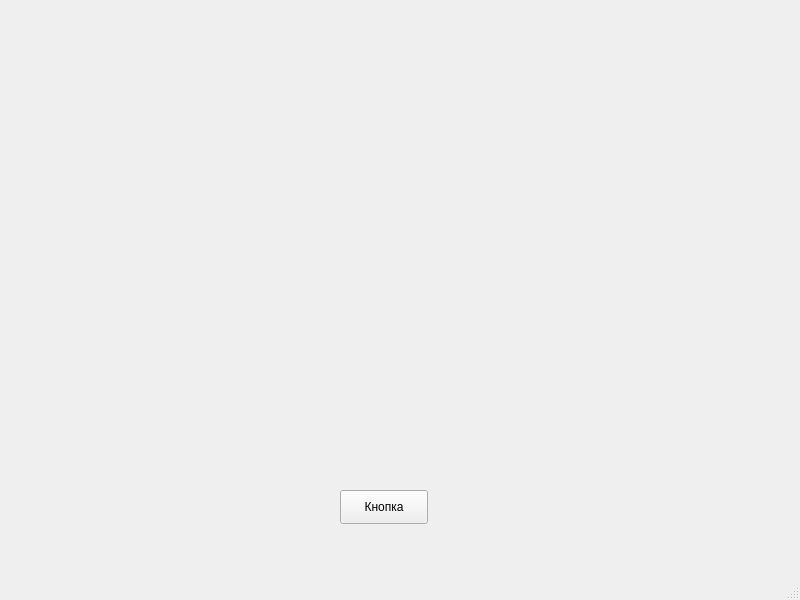
<?xml version="1.0" encoding="UTF-8"?>
<ui version="4.0">
 <class>MainWindow</class>
 <widget class="QMainWindow" name="MainWindow">
  <property name="geometry">
   <rect>
    <x>0</x>
    <y>0</y>
    <width>800</width>
    <height>600</height>
   </rect>
  </property>
  <property name="windowTitle">
   <string>MainWindow</string>
  </property>
  <widget class="QWidget" name="centralwidget">
   <widget class="QPushButton" name="btn">
    <property name="geometry">
     <rect>
      <x>340</x>
      <y>490</y>
      <width>88</width>
      <height>34</height>
     </rect>
    </property>
    <property name="text">
     <string>Кнопка</string>
    </property>
   </widget>
  </widget>
  <widget class="QMenuBar" name="menubar">
   <property name="geometry">
    <rect>
     <x>0</x>
     <y>0</y>
     <width>800</width>
     <height>30</height>
    </rect>
   </property>
  </widget>
  <widget class="QStatusBar" name="statusbar"/>
 </widget>
 <resources/>
 <connections/>
</ui>
